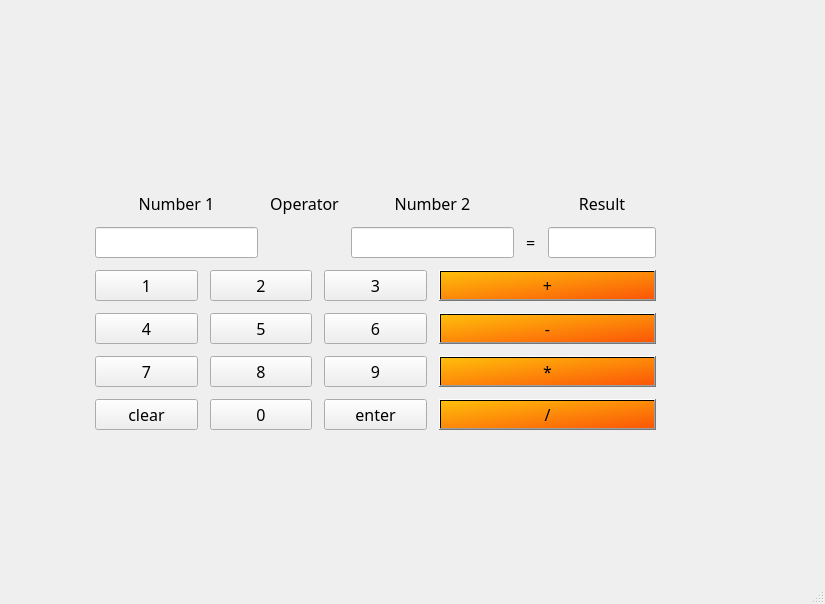
<?xml version="1.0" encoding="UTF-8"?>
<ui version="4.0">
 <class>MainWindow</class>
 <widget class="QMainWindow" name="MainWindow">
  <property name="geometry">
   <rect>
    <x>0</x>
    <y>0</y>
    <width>825</width>
    <height>604</height>
   </rect>
  </property>
  <property name="windowTitle">
   <string>MainWindow</string>
  </property>
  <widget class="QWidget" name="centralwidget">
   <widget class="QWidget" name="gridLayoutWidget">
    <property name="geometry">
     <rect>
      <x>90</x>
      <y>134</y>
      <width>571</width>
      <height>301</height>
     </rect>
    </property>
    <property name="font">
     <font>
      <family>JetBrains Mono</family>
      <pointsize>12</pointsize>
     </font>
    </property>
    <layout class="QGridLayout" name="gridLayout">
     <property name="leftMargin">
      <number>5</number>
     </property>
     <property name="topMargin">
      <number>5</number>
     </property>
     <property name="rightMargin">
      <number>5</number>
     </property>
     <property name="bottomMargin">
      <number>5</number>
     </property>
     <property name="spacing">
      <number>12</number>
     </property>
     <item row="6" column="3" colspan="2">
      <widget class="QPushButton" name="PBdiv">
       <property name="font">
        <font>
         <family>JetBrains Mono</family>
         <pointsize>12</pointsize>
        </font>
       </property>
       <property name="styleSheet">
        <string notr="true">background-color: qlineargradient(spread:pad, x1:0, y1:0, x2:1, y2:1, stop:0 rgba(255, 190, 11, 255), stop:1 rgba(251, 86, 7, 255));
color: rgb(0, 0, 0);</string>
       </property>
       <property name="text">
        <string>/</string>
       </property>
      </widget>
     </item>
     <item row="0" column="0" colspan="5">
      <layout class="QGridLayout" name="gridLayout_6" columnstretch="3,1,3,0,2">
       <property name="leftMargin">
        <number>0</number>
       </property>
       <property name="rightMargin">
        <number>0</number>
       </property>
       <item row="0" column="1" alignment="Qt::AlignmentFlag::AlignBottom">
        <widget class="QLabel" name="label">
         <property name="font">
          <font>
           <family>JetBrains Mono</family>
           <pointsize>12</pointsize>
          </font>
         </property>
         <property name="text">
          <string>Operator</string>
         </property>
         <property name="alignment">
          <set>Qt::AlignmentFlag::AlignCenter</set>
         </property>
        </widget>
       </item>
       <item row="1" column="4">
        <widget class="QLineEdit" name="result">
         <property name="font">
          <font>
           <family>JetBrains Mono</family>
           <pointsize>12</pointsize>
          </font>
         </property>
         <property name="alignment">
          <set>Qt::AlignmentFlag::AlignCenter</set>
         </property>
        </widget>
       </item>
       <item row="1" column="2">
        <widget class="QLineEdit" name="num2">
         <property name="font">
          <font>
           <family>JetBrains Mono</family>
           <pointsize>12</pointsize>
          </font>
         </property>
         <property name="alignment">
          <set>Qt::AlignmentFlag::AlignCenter</set>
         </property>
        </widget>
       </item>
       <item row="0" column="4" alignment="Qt::AlignmentFlag::AlignBottom">
        <widget class="QLabel" name="labelResult">
         <property name="font">
          <font>
           <family>JetBrains Mono</family>
           <pointsize>12</pointsize>
          </font>
         </property>
         <property name="text">
          <string>Result</string>
         </property>
         <property name="alignment">
          <set>Qt::AlignmentFlag::AlignCenter</set>
         </property>
        </widget>
       </item>
       <item row="0" column="0" alignment="Qt::AlignmentFlag::AlignBottom">
        <widget class="QLabel" name="labelNum1">
         <property name="font">
          <font>
           <family>JetBrains Mono</family>
           <pointsize>12</pointsize>
          </font>
         </property>
         <property name="layoutDirection">
          <enum>Qt::LayoutDirection::LeftToRight</enum>
         </property>
         <property name="text">
          <string>Number 1</string>
         </property>
         <property name="alignment">
          <set>Qt::AlignmentFlag::AlignCenter</set>
         </property>
        </widget>
       </item>
       <item row="0" column="2" alignment="Qt::AlignmentFlag::AlignBottom">
        <widget class="QLabel" name="labelNum2">
         <property name="font">
          <font>
           <family>JetBrains Mono</family>
           <pointsize>12</pointsize>
          </font>
         </property>
         <property name="text">
          <string>Number 2</string>
         </property>
         <property name="alignment">
          <set>Qt::AlignmentFlag::AlignCenter</set>
         </property>
        </widget>
       </item>
       <item row="1" column="3">
        <widget class="QLabel" name="equalsLabel">
         <property name="font">
          <font>
           <family>JetBrains Mono</family>
           <pointsize>12</pointsize>
          </font>
         </property>
         <property name="text">
          <string>=</string>
         </property>
        </widget>
       </item>
       <item row="1" column="1">
        <widget class="QLabel" name="oper">
         <property name="font">
          <font>
           <family>JetBrains Mono</family>
           <pointsize>12</pointsize>
          </font>
         </property>
         <property name="text">
          <string/>
         </property>
         <property name="alignment">
          <set>Qt::AlignmentFlag::AlignCenter</set>
         </property>
        </widget>
       </item>
       <item row="1" column="0">
        <widget class="QLineEdit" name="num1">
         <property name="alignment">
          <set>Qt::AlignmentFlag::AlignCenter</set>
         </property>
        </widget>
       </item>
      </layout>
     </item>
     <item row="4" column="3" colspan="2">
      <widget class="QPushButton" name="PBminus">
       <property name="font">
        <font>
         <family>JetBrains Mono</family>
         <pointsize>12</pointsize>
        </font>
       </property>
       <property name="styleSheet">
        <string notr="true">background-color: qlineargradient(spread:pad, x1:0, y1:0, x2:1, y2:1, stop:0 rgba(255, 190, 11, 255), stop:1 rgba(251, 86, 7, 255));
color: rgb(0, 0, 0);</string>
       </property>
       <property name="text">
        <string>-</string>
       </property>
      </widget>
     </item>
     <item row="3" column="0">
      <widget class="QPushButton" name="PB1">
       <property name="font">
        <font>
         <family>JetBrains Mono</family>
         <pointsize>12</pointsize>
        </font>
       </property>
       <property name="text">
        <string>1</string>
       </property>
      </widget>
     </item>
     <item row="6" column="2">
      <widget class="QPushButton" name="PBenter">
       <property name="font">
        <font>
         <family>JetBrains Mono</family>
         <pointsize>12</pointsize>
        </font>
       </property>
       <property name="text">
        <string>enter</string>
       </property>
      </widget>
     </item>
     <item row="5" column="0">
      <widget class="QPushButton" name="PB7">
       <property name="font">
        <font>
         <family>JetBrains Mono</family>
         <pointsize>12</pointsize>
        </font>
       </property>
       <property name="text">
        <string>7</string>
       </property>
      </widget>
     </item>
     <item row="6" column="1">
      <widget class="QPushButton" name="PB0">
       <property name="font">
        <font>
         <family>JetBrains Mono</family>
         <pointsize>12</pointsize>
        </font>
       </property>
       <property name="text">
        <string>0</string>
       </property>
      </widget>
     </item>
     <item row="3" column="1">
      <widget class="QPushButton" name="PB2">
       <property name="font">
        <font>
         <family>JetBrains Mono</family>
         <pointsize>12</pointsize>
        </font>
       </property>
       <property name="text">
        <string>2</string>
       </property>
      </widget>
     </item>
     <item row="5" column="3" colspan="2">
      <widget class="QPushButton" name="PBmulti">
       <property name="font">
        <font>
         <family>JetBrains Mono</family>
         <pointsize>12</pointsize>
        </font>
       </property>
       <property name="styleSheet">
        <string notr="true">background-color: qlineargradient(spread:pad, x1:0, y1:0, x2:1, y2:1, stop:0 rgba(255, 190, 11, 255), stop:1 rgba(251, 86, 7, 255));
color: rgb(0, 0, 0);</string>
       </property>
       <property name="text">
        <string>*</string>
       </property>
      </widget>
     </item>
     <item row="5" column="1">
      <widget class="QPushButton" name="PB8">
       <property name="font">
        <font>
         <family>JetBrains Mono</family>
         <pointsize>12</pointsize>
        </font>
       </property>
       <property name="text">
        <string>8</string>
       </property>
      </widget>
     </item>
     <item row="3" column="2">
      <widget class="QPushButton" name="PB3">
       <property name="font">
        <font>
         <family>JetBrains Mono</family>
         <pointsize>12</pointsize>
        </font>
       </property>
       <property name="text">
        <string>3</string>
       </property>
      </widget>
     </item>
     <item row="6" column="0">
      <widget class="QPushButton" name="PBclear">
       <property name="font">
        <font>
         <family>JetBrains Mono</family>
         <pointsize>12</pointsize>
        </font>
       </property>
       <property name="text">
        <string>clear</string>
       </property>
      </widget>
     </item>
     <item row="4" column="1">
      <widget class="QPushButton" name="PB5">
       <property name="font">
        <font>
         <family>JetBrains Mono</family>
         <pointsize>12</pointsize>
        </font>
       </property>
       <property name="text">
        <string>5</string>
       </property>
      </widget>
     </item>
     <item row="5" column="2">
      <widget class="QPushButton" name="PB9">
       <property name="font">
        <font>
         <family>JetBrains Mono</family>
         <pointsize>12</pointsize>
        </font>
       </property>
       <property name="text">
        <string>9</string>
       </property>
      </widget>
     </item>
     <item row="4" column="0">
      <widget class="QPushButton" name="PB4">
       <property name="font">
        <font>
         <family>JetBrains Mono</family>
         <pointsize>12</pointsize>
        </font>
       </property>
       <property name="text">
        <string>4</string>
       </property>
      </widget>
     </item>
     <item row="4" column="2">
      <widget class="QPushButton" name="PB6">
       <property name="font">
        <font>
         <family>JetBrains Mono</family>
         <pointsize>12</pointsize>
        </font>
       </property>
       <property name="text">
        <string>6</string>
       </property>
      </widget>
     </item>
     <item row="3" column="3" colspan="2">
      <widget class="QPushButton" name="PBplus">
       <property name="font">
        <font>
         <family>JetBrains Mono</family>
         <pointsize>12</pointsize>
        </font>
       </property>
       <property name="styleSheet">
        <string notr="true">background-color: qlineargradient(spread:pad, x1:0, y1:0, x2:1, y2:1, stop:0 rgba(255, 190, 11, 255), stop:1 rgba(251, 86, 7, 255));
color: rgb(0, 0, 0);
</string>
       </property>
       <property name="text">
        <string>+</string>
       </property>
      </widget>
     </item>
    </layout>
   </widget>
  </widget>
  <widget class="QMenuBar" name="menubar">
   <property name="geometry">
    <rect>
     <x>0</x>
     <y>0</y>
     <width>825</width>
     <height>25</height>
    </rect>
   </property>
  </widget>
  <widget class="QStatusBar" name="statusbar"/>
 </widget>
 <resources/>
 <connections/>
</ui>
